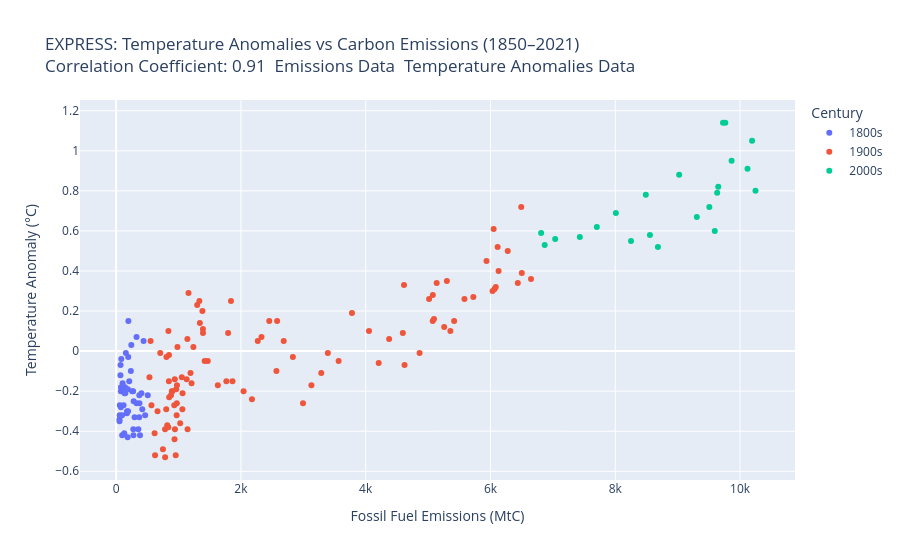

Notebook code cell kept with this figure:
### Markdown cell above
## Correlation of Increasing C02 Emissions and Temperature Anomalies

### Code cell
# Scatterpolot and CORRELATION: Do temperature anomalies increase with increased C02 emissions


# Merge both DataFrames on 'Year'
df_merged = pd.merge(df_filtered_emissions_1850_2021, df_filtered_temp_anomalies_1850_2021, on='Year')

# Get list of years from merged
df_years = df_merged[['Year']].copy()

# Add century to df merged
df_merged['Century'] = ((df_merged['Year'] // 100) * 100).astype(str) + 's'


# Get Correllation Coefficient
coefficient_of_correlation = \
    df_filtered_emissions_1850_2021[LINE_Y_COL_NAME].corr(df_filtered_temp_anomalies_1850_2021[ANOMALY_COL_NAME])
TEMP_ANOMALIES_TITLE = 'Temperature Anomalies vs Carbon Emissions (1850–2021)'\
          f'<br>Correlation Coefficient: {coefficient_of_correlation:.2f}'\
          f'  <a href="{EMISSIONS_DATA}" target=_blank>Emissions Data</a>'\
          f'  <a href="{TEMP_ANOMALIES_DATA}" target=_blank>Temperature Anomalies Data</a>'

# for i in range(5):
#     print('Emmissons:',df_merged[EMISSION_COL_NAME][i], 
#           'Temp Anomalie:',df_merged[ANOMALY_COL_NAME][i],
#           'Century:',df_merged['Century'][i])

# Plot scatterplot

# Scatterplot using Express
scatterplot_x_fig = px.scatter(
    df_merged,
    x=LINE_Y_COL_NAME,
    y=ANOMALY_COL_NAME,
    color='Century', 
    labels={
        LINE_Y_COL_NAME: 'Fossil Fuel Emissions (MtC)',
        ANOMALY_COL_NAME: 'Temperature Anomaly (°C)'
    },
    title= 'EXPRESS: ' + TEMP_ANOMALIES_TITLE
)
scatterplot_x_fig.show()


# Scatterplot using Graph Objects
# centuries = df_merged['Century'].unique()
# colors = ['blue','red','green']  # Choose your own colors

# Create a dictionary mapping categories to colors
# color_map = dict(zip(centuries, colors))

# scatterplot_go_fig = go.Figure(data=[go.Scatter(
#     x=df_merged[LINE_Y_COL_NAME],
#     y=df_merged[ANOMALY_COL_NAME],
#     mode='markers',
#     marker=dict(
#         color=df_merged['Century'].map(color_map), # Use the mapping
#         size=6
#     )
# )])
# # Customize layout (optional)
# scatterplot_go_fig.update_layout(
#     title='GO: ' + TEMP_ANOMALIES_TITLE,
#     xaxis_title='Fossil Fuel Emissions (MtC)',
#     yaxis_title='Temperature Anomaly (°C)'
# )

# scatterplot_go_fig.show()

### Figure 1 — Plotly figure (JSON) as saved in the notebook; plotly's stock layout.template omitted (floating-point values rounded to 4 significant figures)
{"data": [{"hovertemplate": "Century=1800s<br>Fossil Fuel Emissions (MtC)=%{x}<br>Temperature Anomaly (°C)=%{y}<extra></extra>", "legendgroup": "1800s", "marker": {"color": "#636efa", "symbol": "circle"}, "mode": "markers", "name": "1800s", "orientation": "v", "showlegend": true, "type": "scatter", "x": [54, 54, 57, 59, 69, 71, 76, 77, 78, 83, 91, 95, 97, 104, 112, 119, 122, 130, 135, 142, 147, 156, 173, 184, 174, 188, 191, 194, 196, 210, 236, 243, 256, 272, 275, 277, 281, 295, 327, 327, 356, 372, 374, 370, 383, 406, 419, 440, 465, 507], "xaxis": "x", "y": [-0.35, -0.34, -0.32, -0.27, -0.12, -0.07, -0.2, -0.28, -0.18, -0.04, -0.2, -0.32, -0.42, -0.16, -0.2, -0.27, -0.19, -0.41, -0.21, -0.18, -0.21, -0.01, -0.31, -0.43, -0.3, -0.19, -0.3, -0.03, 0.15, -0.15, -0.1, 0.03, -0.2, -0.2, -0.39, -0.42, -0.25, -0.33, -0.26, 0.07, -0.39, -0.22, -0.26, -0.33, -0.42, -0.21, -0.29, 0.05, -0.32, -0.22], "yaxis": "y"}, {"hovertemplate": "Century=1900s<br>Fossil Fuel Emissions (MtC)=%{x}<br>Temperature Anomaly (°C)=%{y}<extra></extra>", "legendgroup": "1900s", "marker": {"color": "#EF553B", "symbol": "circle"}, "mode": "markers", "name": "1900s", "orientation": "v", "showlegend": true, "type": "scatter", "x": [534, 552, 566, 617, 624, 663, 707, 784, 750, 785, 819, 836, 879, 943, 850, 838, 901, 955, 936, 806, 932, 803, 845, 970, 963, 975, 983, 1062, 1065, 1145, 1053, 940, 847, 893, 973, 1027, 1130, 1209, 1142, 1192, 1299, 1334, 1342, 1391, 1383, 1160, 1238, 1392, 1469, 1419, 1630, 1767, 1795, 1841, 1865, 2043, 2177, 2270, 2330, 2454, 2569, 2580, 2686, 2833, 2995, 3130, 3288, 3393, 3566, 3780, 4053, 4208, 4376, 4614, 4623, 4595, 4864, 5016, 5074, 5357, 5301, 5138, 5095, 5076, 5258, 5417, 5583, 5725, 5936, 6066, 6051, 6115, 6034, 6085, 6130, 6277, 6438, 6502, 6493, 6650], "xaxis": "x", "y": [-0.13, 0.05, -0.27, -0.41, -0.52, -0.3, -0.01, -0.39, -0.49, -0.53, -0.37, -0.38, -0.22, -0.39, -0.23, 0.1, -0.2, -0.52, -0.44, -0.03, -0.27, -0.29, -0.15, -0.32, -0.19, -0.17, 0.02, -0.29, -0.21, -0.39, -0.13, -0.14, -0.02, -0.2, -0.26, -0.36, -0.14, -0.16, 0.06, -0.11, 0.23, 0.25, 0.14, 0.11, 0.2, 0.29, 0.02, 0.09, -0.05, -0.05, -0.17, -0.15, 0.09, 0.25, -0.15, -0.2, -0.24, 0.05, 0.07, 0.15, -0.1, 0.15, 0.05, -0.03, -0.26, -0.17, -0.11, -0.01, -0.05, 0.19, 0.1, -0.06, 0.06, 0.33, -0.07, 0.09, -0.01, 0.26, 0.15, 0.1, 0.35, 0.34, 0.16, 0.28, 0.12, 0.15, 0.26, 0.27, 0.45, 0.31, 0.61, 0.52, 0.3, 0.32, 0.4, 0.5, 0.34, 0.39, 0.72, 0.36], "yaxis": "y"}, {"hovertemplate": "Century=2000s<br>Fossil Fuel Emissions (MtC)=%{x}<br>Temperature Anomaly (°C)=%{y}<extra></extra>", "legendgroup": "2000s", "marker": {"color": "#00cc96", "symbol": "circle"}, "mode": "markers", "name": "2000s", "orientation": "v", "showlegend": true, "type": "scatter", "x": [6812, 6869, 7037, 7432, 7705, 8010, 8253, 8490, 8684, 8556, 9024, 9307, 9508, 9595, 9634, 9651, 9727, 9865, 10120, 10193, 9764, 10248], "xaxis": "x", "y": [0.59, 0.53, 0.56, 0.57, 0.62, 0.69, 0.55, 0.78, 0.52, 0.58, 0.88, 0.67, 0.72, 0.6, 0.79, 0.82, 1.14, 0.95, 0.91, 1.05, 1.14, 0.8], "yaxis": "y"}], "layout": {"legend": {"title": {"text": "Century"}, "tracegroupgap": 0}, "title": {"text": "EXPRESS: Temperature Anomalies vs Carbon Emissions (1850–2021)<br>Correlation Coefficient: 0.91  <a href=\"https://raw.githubusercontent.com/plotly/Figure-Friday/refs/heads/main/2025/week-21/global.1751_2021.csv\" target=_blank>Emissions Data</a>  <a href=\"../data/global_temp_anomaly.csv\" target=_blank>Temperature Anomalies Data</a>"}, "xaxis": {"anchor": "y", "domain": [0, 1], "title": {"text": "Fossil Fuel Emissions (MtC)"}}, "yaxis": {"anchor": "x", "domain": [0, 1], "title": {"text": "Temperature Anomaly (°C)"}}}}
